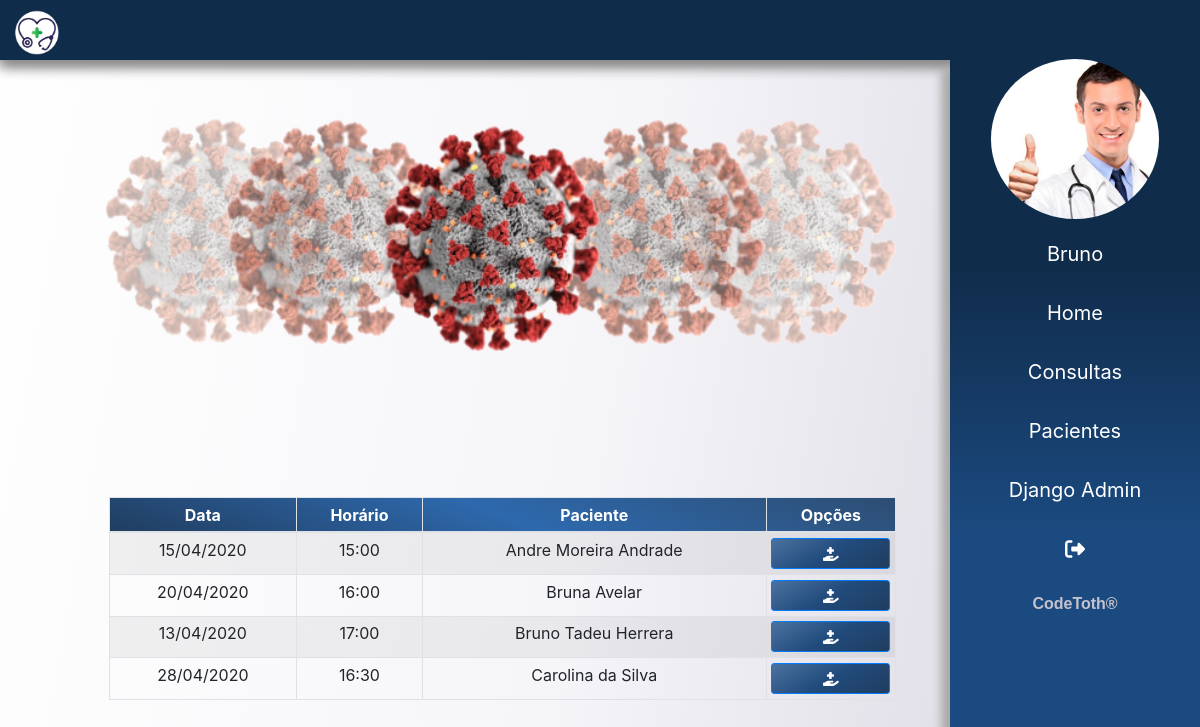
The app's page /dashboard/ (signed in) with its own data.
### app/medico/models.py (models this page shows)
class Medico(models.Model):
    usuario = models.ForeignKey(User, on_delete=models.CASCADE)
    nome = models.CharField(max_length=150)
    sexo = models.CharField(max_length=1)
    data_nascimento = models.DateField()
    crm = models.CharField(max_length=20, unique=True)
    cpf = models.CharField(max_length=20, unique=True)
    rg = models.CharField(max_length=20, unique=True)
    email = models.EmailField()
    foto = models.ImageField(upload_to=f'fotos/{time.time()}', blank=True)

### app/consulta/models.py (models this page shows)
class Consulta(models.Model):
    data = models.DateTimeField()
    medico = models.ForeignKey(Medico, on_delete=models.CASCADE)
    atendente = models.ForeignKey(Atendente, on_delete=models.CASCADE)
    paciente = models.ForeignKey(Paciente, on_delete=models.CASCADE)

### app/paciente/models.py (models this page shows)
class Paciente(models.Model):
    nome = models.CharField(max_length=200)
    sexo = models.CharField(max_length=1)
    data_nascimento = models.DateField()
    cpf = models.CharField(max_length=20, unique=True)
    rg = models.CharField(max_length=20, unique=True)
    carteira_convenio = models.CharField(max_length=30, unique=True)
    peso = models.FloatField()
    altura = models.FloatField()
    endereco = models.CharField(max_length=250)
    end_num = models.IntegerField()
    complemento = models.CharField(max_length=50, blank=True)
    email = models.CharField(max_length=50)
    telefone = models.CharField(max_length=14)
    celular = models.CharField(max_length=15)

### app/usuario/views.py (the view)
# urls.py: path('dashboard/', dashboard, name='dashboard')
@login_required(login_url='login')
def dashboard(request):
    if request.user.is_authenticated:
        dados =  get_dados(request)
        if dados['tipo'] == 1:
            lst_consultas = Consulta.objects.filter(medico=dados['usuario'])
            lst_consultas = separa_data_hr(lst_consultas)
            dados['consultas'] = lst_consultas
    return render(request, 'usuarios/index.html', dados)

### templates/usuarios/index.html (shortened to what this page needs)
{% extends 'base.html' %}
{% load static %}
{% block content %}
   {% if tipo == 1 %}
        {% include 'medico/main.html' %}
    {% endif %}
{% endblock%}

### templates/partials/_sidebar.html
{% load static %}
<div class="sidebar">
    <div class="mb-2">
        <img src="{{ usuario.foto.url }}" class="img-fluid  mx-auto d-block" alt="">
    </div>
    <ul>
        <a href="#" style="text-transform: capitalize ;"> <li> {{ request.user}} </li></a>
        <a href="{% url 'dashboard' %}"> <li>  Home </li></a>
        <a href="{% url 'conusultas' %}"> <li>  Consultas </li></a>
        <a href="{% url 'pacientes' %}"> <li>  Pacientes </li></a>
        {% if user.username == 'bruno' %}
        <a href="{% url 'admin:index' %}" target="_blank"><li>  Django Admin </li></a>
        {% endif %}
        <a href="{% url 'logout' %}"><li><i class="fas fa-sign-out-alt"></i> </li></a>
    </ul>
    <div class="text-center pb-3" style="font-weight: bolder;width: 100%;color: #C4C2CD;font-family: 'Play', sans-serif; ">
        <span>CodeToth&#174;</span>
    </div>
</div>

### templates/consulta/consultas_medico.html (shortened to what this page needs)
{% extends 'base.html' %}
{% load static %}
{% block content %}
<div class="col-10">
    <table class="col-10 table table-sm table-bordered table-striped mx-auto text-center agenda" id="consultas">
        <thead class="colorCustom">
            <tr>
                <th scope="col">Data</th>
                <th scope="col">Horário</th>
                <th scope="col">Paciente</th>
                <th scope="col">Opções</th>
            </tr>
        </thead>
        <tbody>
            {% for consulta in consultas %}
            <tr>
                <th scope="row">{{ consulta.data }}</th>
                <th scope="row">{{ consulta.hora }}</th>
                <td>{{ consulta.paciente.nome }}</td>
                <td>
                    <a href="{% url 'det-exame' consulta.paciente.id  %}" class="btn btnCustom btn-sm btn-block btn-primary"> <i class="fas fa-hand-holding-medical"></i></a>
                </td>
            </tr>
            {% endfor %}
        </tbody>
    </table>
</div>
{% endblock %}

### static/css/app.css (style rules this page uses)
body { background-attachment: fixed; background-size: cover; background-image: linear-gradient(100deg,rgba(255, 255, 255, .5), rgba(236, 234, 241, .5), rgba(213, 211, 222, 1.5)); }
.colorCustom { background: linear-gradient(200deg, #2d4d72, #2e69ad, #203d5f) ; color: #fff; font-weight: bold; }
.btnCustom { background: linear-gradient(150deg, #4b73a1, #214b7c, #203d5f) ; transition: 0.1s all; color: #fff; }
.agenda { margin-top: 5rem !important; margin-bottom: 1.5rem !important; }
.sidebar img { border-radius: 100% !important; height: 160px !important; }
.sidebar { right: 0; top: 3.7rem !important; bottom: 0; width: 250px; background-image: linear-gradient( #102c4b,#102c4b,#1B4A80 , #1B4A80); box-shadow: -5px 12px 10px 1px #aaaaaa; background-attachment: fixed; overflow: hidden; transition: 0.8s all; height: 100% !important; position: fixed; z-index: 1030 !important; }
.sidebar ul li { list-style: none; }
.sidebar ul li { margin-top: 5px; padding: 12px; text-decoration: none; color: rgb(255, 255, 255); width: 100%; font-size: 20px; text-align: center; display: block; transition: 0.6s all; }

### records on screen
Medico: foto (picture)
Consulta: data "15/04/2020", hora "15:00", paciente.nome "Andre Moreira Andrade"
Consulta: data "20/04/2020", hora "16:00", paciente.nome "Bruna Avelar"
Consulta: data "13/04/2020", hora "17:00", paciente.nome "Bruno Tadeu Herrera"
Consulta: data "28/04/2020", hora "16:30", paciente.nome "Carolina da Silva"

### other values on screen
{{ request.user }} "Bruno Bruno"
